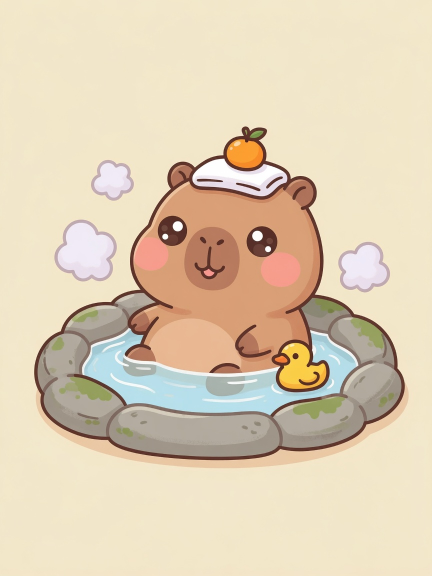
#> input picture art/raw/capy.jpg, 864 x 1152 px (shown at 1/2 size)
$ python slice.py raw/capy.jpg raw/sheet_bun.jpg 5 5 out.png
#> lines starting #> are read from the running program, lines starting #| are printed output that depends on the picture
"""精灵表切图：自动探测格线，避免固定比例切割把图标边缘裁掉。

旧版按 图宽/列数 均分，假设九宫格铺满整张图；但生图常带外框与留白，
导致每格偏移、图标被切边（牛奶瓶顶被削掉即此因）。
现改为按"内容投影"找出每个格子的实际范围。
"""
import os
import sys
from collections import Counter

from PIL import Image


def _bg_color(im):
    """取出现最多的颜色作为背景基准。

    不能用四角：生图常在圆角外框外留一圈纯白，四角取到的是白边而非真正底色，
    会导致所有像素都被判成"内容"，投影饱和、找不到格间空隙。
    """
    small = im.resize((128, 128))
    q = Counter((r // 8 * 8, g // 8 * 8, b // 8 * 8) for r, g, b in small.getdata())
    return q.most_common(1)[0][0]


def _profile(px, w, h, bg, tol, axis):
    """沿 axis 统计每列/行的非背景像素占比。axis=0 按列，axis=1 按行。"""
    n, m = (w, h) if axis == 0 else (h, w)
    step = max(1, m // 200)  # 抽样，够用且快
    out = []
    for i in range(n):
        hit = cnt = 0
        for j in range(0, m, step):
            p = px[i, j] if axis == 0 else px[j, i]
            cnt += 1
            if (abs(p[0] - bg[0]) > tol or abs(p[1] - bg[1]) > tol
                    or abs(p[2] - bg[2]) > tol):
                hit += 1
        out.append(hit / cnt)
    return out


def _bands(prof, want, _min_w=0):
    """定位 want 个格子：全局拟合一个等距网格。

    枚举（起始位置, 格距），让所有格线都尽量落在内容最少处，取总分最低的一组。
    比找局部最小值稳——图标溢出格子（如蒸汽飘进缝隙）时，局部最小值会被带偏，
    而等距约束能把整张网格拉回正确位置。
    """
    n = len(prof)
    k = max(1, n // 150)
    sm = [sum(prof[max(0, i - k):i + k + 1]) / len(prof[max(0, i - k):i + k + 1])
          for i in range(n)]
    if want < 2:
        return [(0, n)]

    def at(x):
        # 钳制到有效范围：越界若记 0 会变成"免费背景"，诱导整张网格滑出画面
        return sm[min(max(x, 0), n - 1)]

    nominal = n / want
    best, best_score = None, 1e9
    for pitch in range(int(nominal * 0.72), int(nominal * 1.30) + 1):
        max_left = max(1, n - pitch * want + 1)
        for left in range(0, max_left):
            score = sum(at(left + i * pitch) for i in range(want + 1)) / (want + 1)
            # 轻微偏好居中的解，避免整体贴边
            score += abs((left + pitch * want / 2) - n / 2) / n * 0.02
            if score < best_score:
                best_score, best = score, (left, pitch)

    left, pitch = best
    return [(max(0, left + i * pitch), min(n, left + (i + 1) * pitch)) for i in range(want)]


def detect_grid(im, cols, rows, tol=26, grid=None):
    """返回 rows x cols 的格子坐标 (x0, y0, x1, y1)。

    grid 可显式给定 (left, top, pitch_x, pitch_y) 跳过自动探测——
    图标大量溢出格外时自动探测会失准，这时直接给准确数值更省事。
    """
    if grid:
        left, top, px_, py_ = grid
        return [[(left + c * px_, top + r * py_, left + (c + 1) * px_, top + (r + 1) * py_)
                 for c in range(cols)] for r in range(rows)]
    w, h = im.size
    px = im.load()
    bg = _bg_color(im)
    xs = _bands(_profile(px, w, h, bg, tol, 0), cols, w / (cols * 2.5))
    ys = _bands(_profile(px, w, h, bg, tol, 1), rows, h / (rows * 2.5))
    return [[(xs[c][0], ys[r][0], xs[c][1], ys[r][1])
             for c in range(cols)] for r in range(rows)]


def slice_sheet(src, names, cols=3, rows=3, out_dir=None, pad=0.012, size=256, grid=None):
    """切图。pad 为向外扩张比例——宁可多带一点背景，也不切到图标。"""
#> called with src = 'raw/capy.jpg', cols = 5, rows = 5, out_dir = 'out.png', pad = 0.012, size = 256
    im = Image.open(src).convert('RGB')
#> im is the input picture: PIL image 864x1152 RGB; mean R, G, B 223.4, 207.2, 181.2
    W, H = im.size
#> W = 864; H = 1152
    grid = detect_grid(im, cols, rows, grid=grid)
#> in _bg_color, `small = im.resize((128, 128))`:
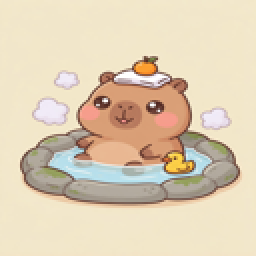
#> small: PIL image 128x128 RGB (shown 2 times larger); mean R, G, B 223.4, 207.2, 181.2
#> in _bg_color, `q = Counter((r // 8 * 8, g // 8 * 8, b // 8 * 8) for r, g, b in small...`: q = 694 items
#> in detect_grid, `bg = _bg_color(im)`: bg = (240, 224, 200)
#> in _bands, `n = len(prof)`: n = 864
#> in _bands, `k = max(1, n // 150)`: k = 5
#> in _bands, `sm = [sum(prof[max(0, i - k):i + k + 1]) / len(prof[max(0, i - k):i + ..`: sm = 864 values, max 0.585 at index 517, min 0 at index 0, mean 0.335
#> in _bands, `nominal = n / want`: nominal = 172.8
#> the loop in _bands, `for pitch in range(int(nominal * 0.72), int(nominal * 1.30) + 1):` made 101 passes
#> max_left on passes 1 to 12: 245, 240, 235, 230, 225, 220, 215, 210, 205, 200, 195, 190
#> after the loop in _bands, `for pitch in range(int(nominal * 0.72), int(nominal * 1.30) + 1):`: best = (0, 224); best_score = 0.204
#> in _bands, `left, pitch = best`: left = 0; pitch = 224
#> in detect_grid, `xs = _bands(_profile(px, w, h, bg, tol, 0), cols, w / (cols * 2.5))`: xs = [(0, 224), (224, 448), (448, 672), (672, 864), (896, 864)]
#> the loop in _bands (call 2), `for pitch in range(int(nominal * 0.72), int(nominal * 1.30) + 1):` made 135 passes
#> max_left on passes 1 to 12: 328, 323, 318, 313, 308, 303, 298, 293, 288, 283, 278, 273
#> in detect_grid, `ys = _bands(_profile(px, w, h, bg, tol, 1), rows, h / (rows * 2.5))`: ys = [(0, 299), (299, 598), (598, 897), (897, 1152), (1196, 1152)]
#> grid = 5 items
    out_dir = out_dir or os.path.dirname(src)
    os.makedirs(out_dir, exist_ok=True)
    made = []
    for i, name in enumerate(names):
        if not name:
            continue
        r, c = divmod(i, cols)
        x0, y0, x1, y1 = grid[r][c]
        dx, dy = (x1 - x0) * pad, (y1 - y0) * pad
        box = (max(0, int(x0 - dx)), max(0, int(y0 - dy)),
               min(W, int(x1 + dx)), min(H, int(y1 + dy)))
        tile = im.crop(box)
        # 补成正方形（居中留白），避免非方形图标被 object-fit 压变形
        s = max(tile.size)
        canvas = Image.new('RGB', (s, s), tile.getpixel((1, 1)))
        canvas.paste(tile, ((s - tile.size[0]) // 2, (s - tile.size[1]) // 2))
        p = os.path.join(out_dir, name + '.png')
        canvas.resize((size, size), Image.LANCZOS).save(p, 'PNG')
        made.append(p)
#> this loop made 1 pass
#> (x0, y0, x1, y1, dx, dy, box) on pass 1: (0, 0, 224, 299, 2.69, 3.59, (0, 0, 226, 302))
#> pass 1, in slice_sheet, `tile = im.crop(box)`:
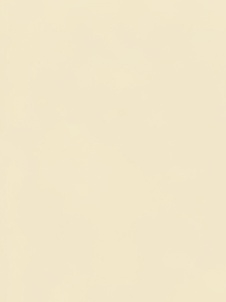
#> tile: PIL image 226x302 RGB; mean R, G, B 241.5, 230.5, 201.9
#> pass 1, in slice_sheet, `canvas = Image.new('RGB', (s, s), tile.getpixel((1, 1)))`:
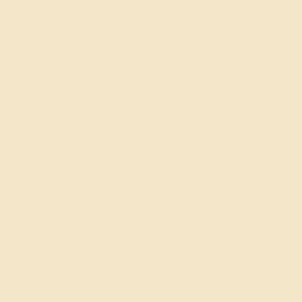
#> canvas: PIL image 302x302 RGB; mean R, G, B 244, 230, 201
#> after the loop, made = ['out.png/raw/sheet_bun.jpg.png']
    return made


# [53 lines left out: functions card_box, slice_cards, not called in this run]


if __name__ == '__main__':
    src = sys.argv[1]
    names = sys.argv[2].split(',')
    cols = int(sys.argv[3]) if len(sys.argv) > 3 else 3
    rows = int(sys.argv[4]) if len(sys.argv) > 4 else 3
    out = sys.argv[5] if len(sys.argv) > 5 else None
    if os.environ.get('SHOW_GRID'):
        for row in detect_grid(Image.open(src).convert('RGB'), cols, rows):
            print(['%d,%d-%d,%d' % b for b in row])
    for p in slice_sheet(src, names, cols, rows, out):
        print(os.path.basename(p))
